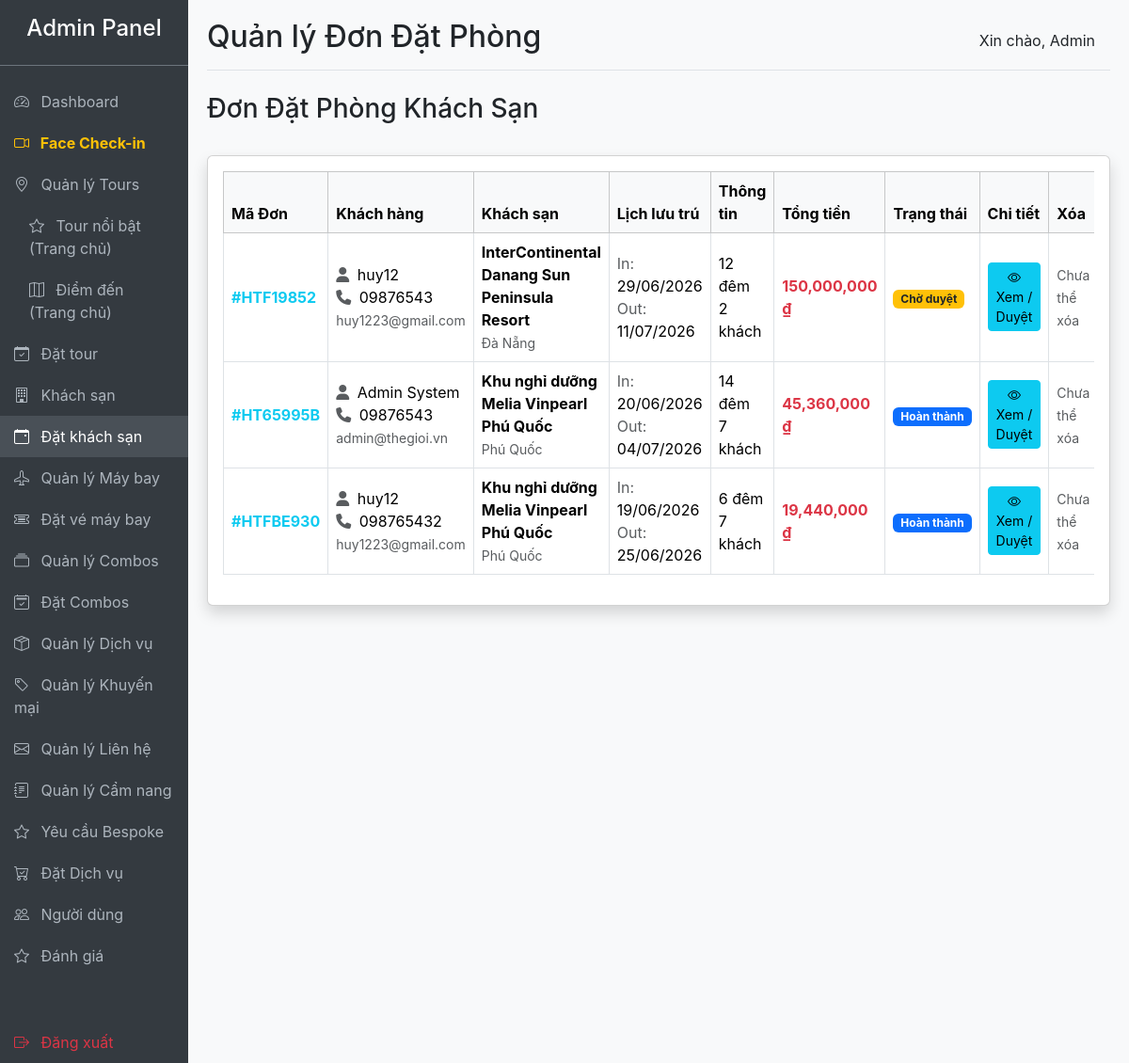
Page /travel-booking/admin/hotel-bookings.php (signed in) on the committed database.
### tables this page shows
CREATE TABLE `hotel_bookings` (
  `id` bigint(20) NOT NULL,
  `user_id` bigint(20) NOT NULL,
  `hotel_id` bigint(20) NOT NULL,
  `booking_code` varchar(50) DEFAULT NULL,
  `check_in_date` date NOT NULL,
  `check_out_date` date NOT NULL,
  `total_guests` int(11) DEFAULT 1,
  `total_nights` int(11) NOT NULL,
  `total_amount` decimal(15,2) NOT NULL,
  `guest_name` varchar(255) NOT NULL,
  `guest_phone` varchar(50) NOT NULL,
  `special_requests` text DEFAULT NULL,
  `payment_status` enum('pending','paid','failed','refunded') DEFAULT 'pending',
  `booking_status` enum('pending','confirmed','completed','cancelled') DEFAULT 'pending',
  `created_at` timestamp NOT NULL DEFAULT current_timestamp(),
  `cccd_image` varchar(255) DEFAULT NULL,
  `face_image` varchar(255) DEFAULT NULL,
  `payment_type` varchar(20) DEFAULT 'full',
  `amount_paid` decimal(15,2) DEFAULT 0.00,
  `cccd` varchar(20) DEFAULT NULL,
  `representative_name` varchar(100) DEFAULT NULL,
  `payment_face_image` varchar(255) DEFAULT NULL
);

CREATE TABLE `users` (
  `id` bigint(20) NOT NULL,
  `full_name` varchar(255) NOT NULL,
  `email` varchar(255) NOT NULL,
  `password_hash` text NOT NULL,
  `phone` varchar(20) DEFAULT NULL,
  `avatar` text DEFAULT NULL,
  `role` enum('admin','user') DEFAULT 'user',
  `status` enum('active','inactive','banned') DEFAULT 'active',
  `created_at` timestamp NOT NULL DEFAULT current_timestamp(),
  `updated_at` timestamp NOT NULL DEFAULT current_timestamp() ON UPDATE current_timestamp(),
  `face_descriptor` text DEFAULT NULL,
  `reset_token` varchar(64) DEFAULT NULL,
  `reset_expires` datetime DEFAULT NULL,
  `face_image` varchar(255) DEFAULT NULL
);

CREATE TABLE `hotels` (
  `id` bigint(20) NOT NULL,
  `name` varchar(255) NOT NULL,
  `city` varchar(100) NOT NULL,
  `address` text NOT NULL,
  `star_rating` int(11) DEFAULT 3,
  `price_per_night` decimal(15,2) NOT NULL,
  `thumbnail` varchar(255) DEFAULT NULL,
  `description` text DEFAULT NULL,
  `created_at` timestamp NOT NULL DEFAULT current_timestamp()
);

### travel-booking/admin/hotel-bookings.php (the view, shortened to what this page needs)
<?php
require '../includes/db.php';
include 'includes/admin-header.php';
$sql = "
SELECT hb.*, u.email, h.name as hotel_name, h.city
FROM hotel_bookings hb
JOIN users u ON hb.user_id = u.id
JOIN hotels h ON hb.hotel_id = h.id
ORDER BY hb.created_at DESC
";
$result = mysqli_query($conn, $sql);
?>
<div class="d-flex justify-content-between align-items-center mb-4">
    <h1 class="h3 text-gray-800">Đơn Đặt Phòng Khách Sạn</h1>
</div>
<div class="card shadow mb-4">
    <div class="card-body">
        <div class="table-responsive">
            <table class="table table-bordered table-hover align-middle">
                <thead class="table-light">
                    <tr>
                        <th>Mã Đơn</th>
                        <th>Khách hàng</th>
                        <th>Khách sạn</th>
                        <th>Lịch lưu trú</th>
                        <th>Thông tin</th>
                        <th>Tổng tiền</th>
                        <th>Trạng thái</th>
                        <th>Chi tiết</th>
                        <th>Xóa</th>
                    </tr>
                </thead>
                <tbody>
                    <?php while ($hb = mysqli_fetch_assoc($result)): ?>
                        <tr>
                            <td class="fw-bold text-info">#<?= htmlspecialchars($hb['booking_code']) ?></td>
                            <td>
                                <div><i class="fa-solid fa-user text-muted me-1"></i>
                                    <?= htmlspecialchars($hb['guest_name']) ?></div>
                                <div><i class="fa-solid fa-phone text-muted me-1"></i>
                                    <?= htmlspecialchars($hb['guest_phone']) ?></div>
                                <small class="text-muted"><?= htmlspecialchars($hb['email']) ?></small>
                            </td>
                            <td>
                                <div class="fw-bold"><?= htmlspecialchars($hb['hotel_name']) ?></div>
                                <small class="text-muted"><?= htmlspecialchars($hb['city']) ?></small>
                            </td>
                            <td>
                                <div><span class="text-muted">In:</span>
                                    <?= date('d/m/Y', strtotime($hb['check_in_date'])) ?></div>
                                <div><span class="text-muted">Out:</span>
                                    <?= date('d/m/Y', strtotime($hb['check_out_date'])) ?></div>
                            </td>
                            <td>
                                <div><?= $hb['total_nights'] ?> đêm</div>
                                <div><?= $hb['total_guests'] ?> khách</div>
                            </td>
                            <td class="text-danger fw-bold"><?= number_format($hb['total_amount']) ?> ₫</td>
                            <td>
                                <?php
                                $status = $hb['booking_status'];
                                if ($status == 'confirmed')
                                    echo '<span class="badge bg-success">Đã xác nhận</span>';
                                elseif ($status == 'completed')
                                    echo '<span class="badge bg-primary">Hoàn thành</span>';
                                elseif ($status == 'cancelled')
                                    echo '<span class="badge bg-danger">Đã hủy</span>';
                                else
                                    echo '<span class="badge bg-warning text-dark">Chờ duyệt</span>';
                                ?>
                            </td>
                            <td>
                                <a href="hotel-booking-detail.php?id=<?= $hb['id'] ?>" class="btn btn-sm btn-info"><i
                                        class="bi bi-eye"></i> Xem / Duyệt</a>
                            </td>
                            <td>
                                <?php if ($status == 'cancelled'): ?>
                                    <a href="hotel-bookings.php?delete_id=<?= $hb['id'] ?>" class="btn btn-sm btn-danger" onclick="return confirm('Bạn có chắc chắn muốn xóa hẳn đơn đã hủy này?');"><i class="bi bi-trash"></i> Xóa</a>
                                <?php else: ?>
                                    <span class="text-muted small">Chưa thể xóa</span>
                                <?php endif; ?>
                            </td>
                        </tr>
                    <?php endwhile; ?>
                </tbody>
            </table>
        </div>
    </div>
</div>
<?php include 'includes/admin-footer.php'; ?>

### travel-booking/admin/includes/admin-header.php (style rules this page uses)
body { font-family: 'Inter', sans-serif; background-color: #f8f9fa; }

### rows in the picture
hotel_bookings: booking_code "HTF19852", guest_name "huy12", guest_phone "09876543", user.email "huy1223@gmail.com", hotel.name "InterContinental Danang Sun Peninsula Resort", hotel.city "Đà Nẵng", check_in_date "29/06/2026", check_out_date "11/07/2026", total_nights "12", total_guests "2", total_amount "150,000,000", booking_status "Chờ duyệt"
hotel_bookings: booking_code "HT65995B", guest_name "Admin System", guest_phone "09876543", user.email "admin@thegioi.vn", hotel.name "Khu nghỉ dưỡng Melia Vinpearl Phú Quốc", hotel.city "Phú Quốc", check_in_date "20/06/2026", check_out_date "04/07/2026", total_nights "14", total_guests "7", total_amount "45,360,000", booking_status "Hoàn thành"
hotel_bookings: booking_code "HTFBE930", guest_name "huy12", guest_phone "098765432", user.email "huy1223@gmail.com", hotel.name "Khu nghỉ dưỡng Melia Vinpearl Phú Quốc", hotel.city "Phú Quốc", check_in_date "19/06/2026", check_out_date "25/06/2026", total_nights "6", total_guests "7", total_amount "19,440,000", booking_status "Hoàn thành"

### other values in the picture
$page_title "Quản lý Đơn Đặt Phòng"
